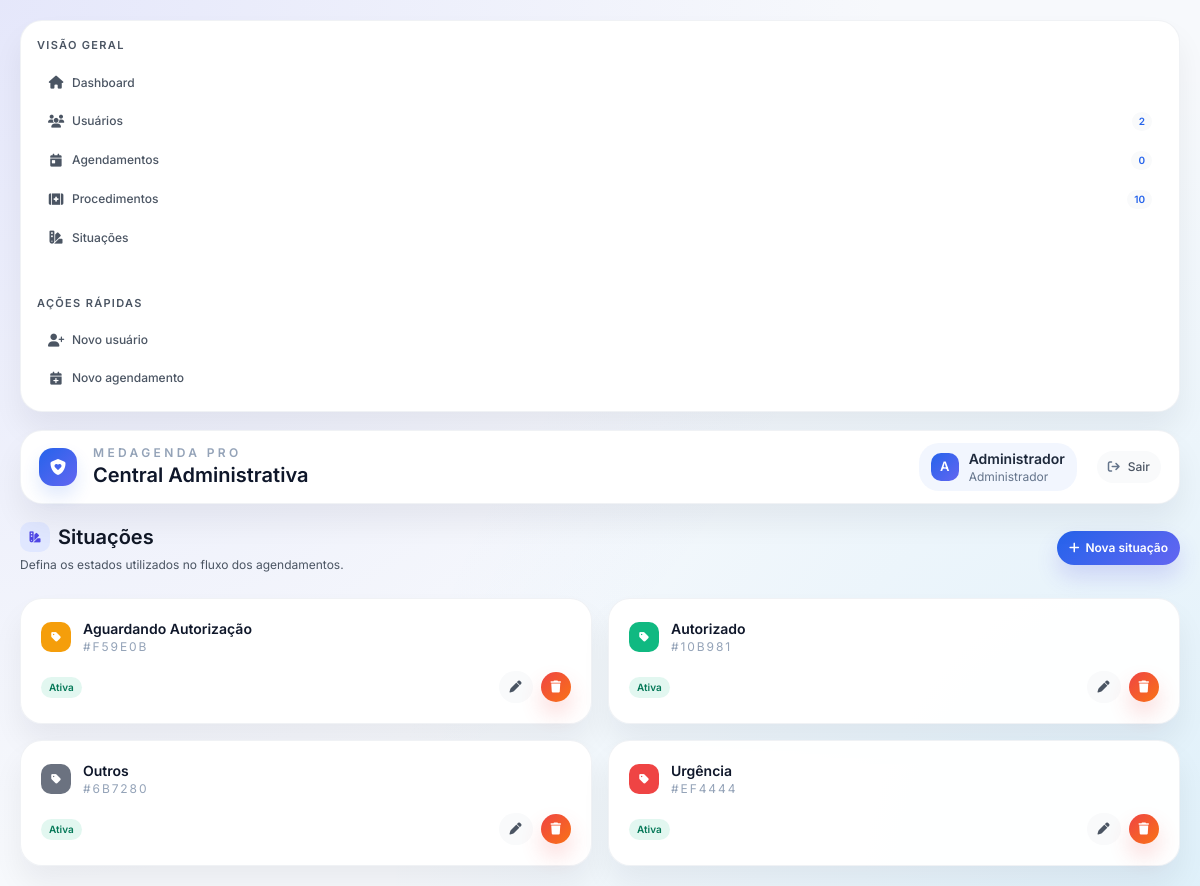
/admin/situacoes-list.php (signed in), run on the app's committed database.
### tables this page shows
CREATE TABLE IF NOT EXISTS situacoes (
    id INT AUTO_INCREMENT PRIMARY KEY,
    nome VARCHAR(100) NOT NULL,
    cor VARCHAR(7) DEFAULT '#3B82F6' COMMENT 'Cor em hexadecimal',
    ativo BOOLEAN DEFAULT TRUE,
    created_at TIMESTAMP DEFAULT CURRENT_TIMESTAMP,
    updated_at TIMESTAMP DEFAULT CURRENT_TIMESTAMP ON UPDATE CURRENT_TIMESTAMP
);

### src/config.php (called while the page is built, shortened)
<?php
class Database {
    private static $instance = null;
    private $conn;
    private function __construct() {
        try {
            $this->conn = new PDO(
                "mysql:host=" . DB_HOST . ";dbname=" . DB_NAME . ";charset=utf8mb4",
                DB_USER,
                DB_PASS,
                [
                    PDO::ATTR_ERRMODE => PDO::ERRMODE_EXCEPTION,
                    PDO::ATTR_DEFAULT_FETCH_MODE => PDO::FETCH_ASSOC,
                    PDO::ATTR_EMULATE_PREPARES => false
                ]
            );
        } catch(PDOException $e) {
            die("Erro de conexão: " . $e->getMessage());
        }
    }
    public static function getInstance() {
        if (self::$instance === null) {
            self::$instance = new self();
        }
        return self::$instance;
    }
    public function getConnection() {
        return $this->conn;
    }
}

### src/models/Situacao.php (called while the page is built, shortened)
<?php
require_once __DIR__ . '/../config.php';
class Situacao {
    private $db;
    public function __construct() {
        $this->db = Database::getInstance()->getConnection();
    }
    public function getAll() {
        $stmt = $this->db->query("SELECT * FROM situacoes ORDER BY nome");
        return $stmt->fetchAll();
    }
}

### public/admin/situacoes-list.php (the view, shortened to what this page needs)
<?php
require_once __DIR__ . '/../../src/config.php';
require_once __DIR__ . '/../../src/models/Situacao.php';
$situacaoModel = new Situacao();
$situacoes = $situacaoModel->getAll();
$version = time();
?>
<!DOCTYPE html>
<html lang="pt-BR">
<head>
    <script src="https://cdn.tailwindcss.com?v=<?= $version ?>"></script>
    <link rel="stylesheet" href="https://cdnjs.cloudflare.com/ajax/libs/font-awesome/6.5.1/css/all.min.css">
    <link rel="stylesheet" href="../assets/css/theme.css?v=<?= $version ?>">
</head>
<body>
    <div class="app-shell">
        <?php include 'includes/sidebar.php'; ?>
        <div class="app-content">
            <?php include 'includes/header.php'; ?>
            <main class="space-y-6">
                <section class="flex items-center justify-between gap-4">
                    <div>
                        <h1 class="page-title flex items-center gap-2">
                            <span class="icon-chip bg-indigo-100 text-indigo-600">
                                <i class="fas fa-swatchbook"></i>
                            </span>
                            Situações
                        </h1>
                        <p class="page-subtitle mt-1">Defina os estados utilizados no fluxo dos agendamentos.</p>
                    </div>
                    <a href="situacao-create.php" class="btn-primary">
                        <i class="fas fa-plus"></i>
                        Nova situação
                    </a>
                </section>
                <section class="grid grid-cols-1 md:grid-cols-2 xl:grid-cols-3 gap-4">
                    <?php foreach ($situacoes as $s): ?>
                    <article class="glass p-5 flex flex-col justify-between">
                        <div class="flex items-center gap-3 mb-4">
                            <span class="icon-chip text-white" style="background-color: <?= $s['cor'] ?>">
                                <i class="fas fa-tag"></i>
                            </span>
                            <div>
                                <h3 class="text-sm font-semibold text-slate-900"><?= htmlspecialchars($s['nome']) ?></h3>
                                <p class="text-xs text-slate-400 uppercase tracking-[0.16em]"><?= $s['cor'] ?></p>
                            </div>
                        </div>
                        <div class="flex items-center justify-between">
                            <span class="chip <?= $s['ativo'] ? 'chip--success' : 'chip--danger' ?>">
                                <?= $s['ativo'] ? 'Ativa' : 'Inativa' ?>
                            </span>
                            <div class="flex items-center gap-2">
                                <a href="situacao-edit.php?id=<?= $s['id'] ?>" class="btn-muted btn-primary--icon">
                                    <i class="fas fa-pen text-xs"></i>
                                </a>
                                <form method="POST" onsubmit="return confirm('Deseja remover esta situação?')">
                                    <button class="btn-danger btn-danger--icon">
                                        <i class="fas fa-trash text-xs"></i>
                                    </button>
                                </form>
                            </div>
                        </div>
                    </article>
                    <?php endforeach; ?>
                </section>
            </main>
        </div>
    </div>
</body>
</html>

### public/assets/css/theme.css (style rules this page uses)
:root { --page-background: #f7f9fc; --page-gradient-a: rgba(99, 102, 241, 0.12); --page-gradient-b: rgba(14, 165, 233, 0.10); --card-background: #ffffff; --card-border: rgba(148, 163, 184, 0.14); --card-shadow: 0 18px 30px rgba(15, 23, 42, 0.06); --text-primary: #111827; --text-secondary: #4b5563; --accent: #2563eb; --accent-strong: #1e40af; --accent-soft: rgba(37, 99, 235, 0.06); --accent-gradient: linear-gradient(135deg, #2563eb 0%, #6366f1 100%); --success-soft: rgba(16, 185, 129, 0.12); --danger-soft: rgba(239, 68, 68, 0.12); --neutral-100: #f9fafb; --neutral-200: #e5e7eb; --neutral-300: #d1d5db; --neutral-900: #111827; --radius-lg: 20px; --radius-xl: 22px; --radius-pill: 999px; --transition-snappy: 0.22s cubic-bezier(0.4, 0, 0.2, 1); }
body { background: radial-gradient(circle at top left, var(--page-gradient-a), transparent 60%), radial-gradient(circle at bottom right, var(--page-gradient-b), transparent 55%), var(--page-background); color: var(--text-primary); min-height: 100vh; font-family: 'Inter', -apple-system, BlinkMacSystemFont, 'Segoe UI', sans-serif; }
.app-shell { display: flex; align-items: flex-start; gap: 18px; padding: 18px 22px; }
.app-content { flex: 1; width: 100%; display: flex; flex-direction: column; gap: 18px; }
.btn-primary { background: var(--accent-gradient); color: #fff; border-radius: var(--radius-lg); padding: 8px 12px; font-weight: 600; font-size: 12px; box-shadow: 0 12px 22px rgba(79, 70, 229, 0.18); transition: var(--transition-snappy); display: inline-flex; align-items: center; gap: 6px; }
.btn-primary--icon { padding: 7px 10px; min-width: 0; }
.btn-danger { background: linear-gradient(135deg, #ef4444 0%, #f97316 100%); color: #fff; border-radius: var(--radius-lg); padding: 8px 12px; font-weight: 600; font-size: 12px; box-shadow: 0 12px 22px rgba(239, 68, 68, 0.2); transition: var(--transition-snappy); display: inline-flex; align-items: center; gap: 6px; }
.btn-danger--icon { padding: 7px 10px; min-width: 0; }
.btn-muted { background: var(--neutral-100); color: var(--text-secondary); border-radius: var(--radius-lg); padding: 7px 11px; font-weight: 500; font-size: 12px; transition: var(--transition-snappy); }
.chip { border-radius: var(--radius-pill); padding: 3px 8px; font-size: 10px; font-weight: 600; }
.chip--success { background: var(--success-soft); color: #047857; }
.icon-chip { display: inline-flex; align-items: center; justify-content: center; width: 30px; height: 30px; border-radius: 10px; font-size: 11px; font-weight: 600; }
.glass { background: rgba(255, 255, 255, 0.96); border: 1px solid var(--card-border); border-radius: var(--radius-xl); box-shadow: var(--card-shadow); }
.page-title { font-size: 20px; font-weight: 600; color: var(--text-primary); }
.page-subtitle { font-size: 12px; color: var(--text-secondary); }
@media (max-width: 1280px) { .app-shell { flex-direction: column; padding: 20px; } }

### data on the page
situacoes: nome "Aguardando Autorização", cor "#F59E0B", ativo "Ativa"
situacoes: nome "Autorizado", cor "#10B981", ativo "Ativa"
situacoes: nome "Outros", cor "#6B7280", ativo "Ativa"
situacoes: nome "Urgência", cor "#EF4444", ativo "Ativa"

### other printed values
$total_usuarios "2"
$total_agendamentos "0"
$total_procedimentos "10"
substr($_SESSION['nome'], 0, 1) "A"
$_SESSION['nome'] "Administrador"
